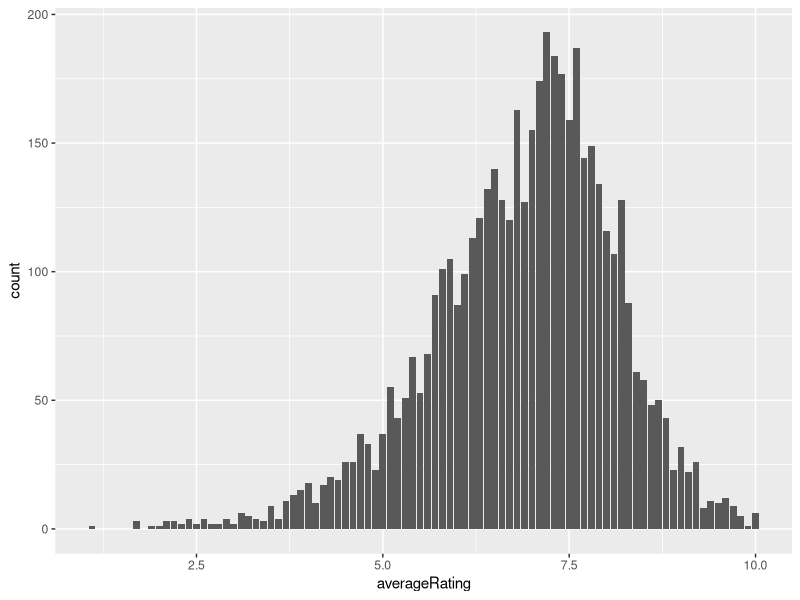
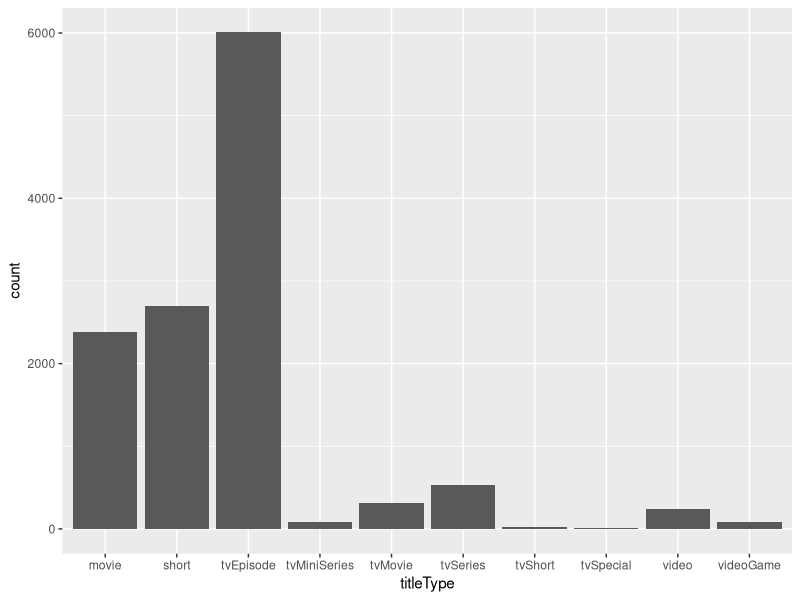
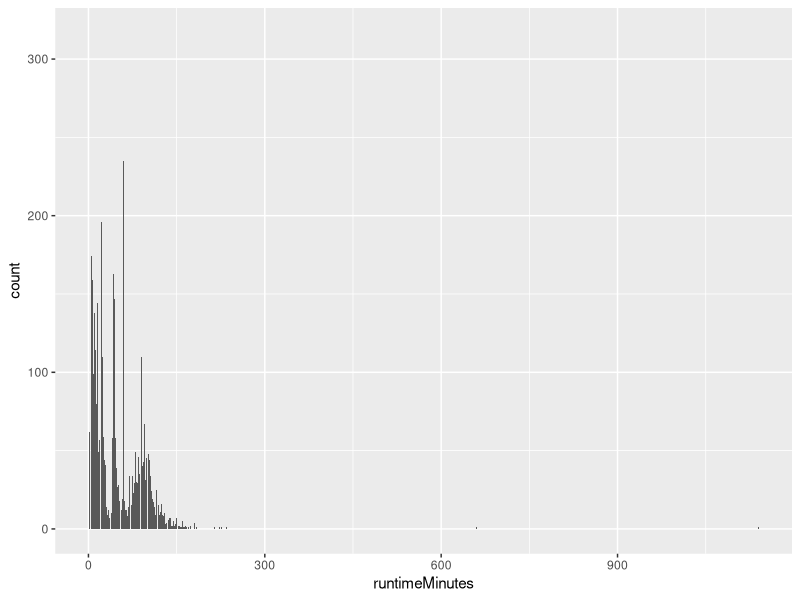
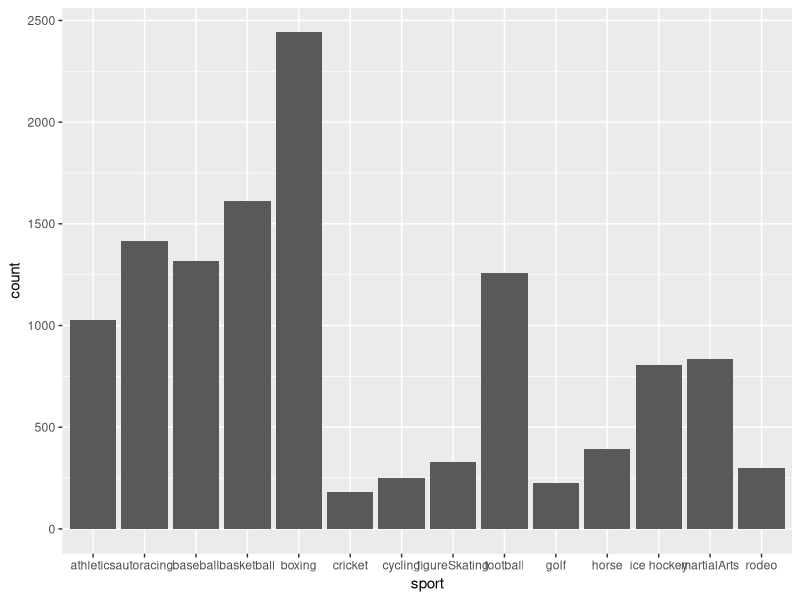
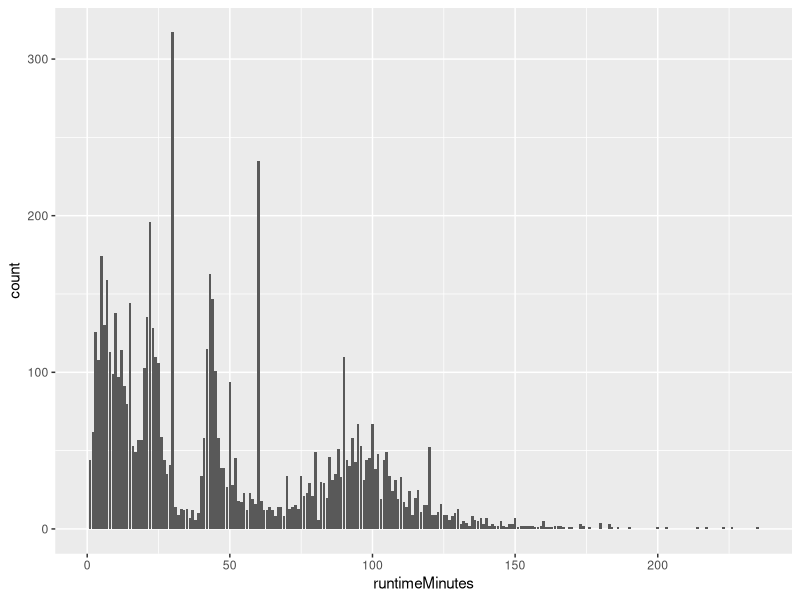
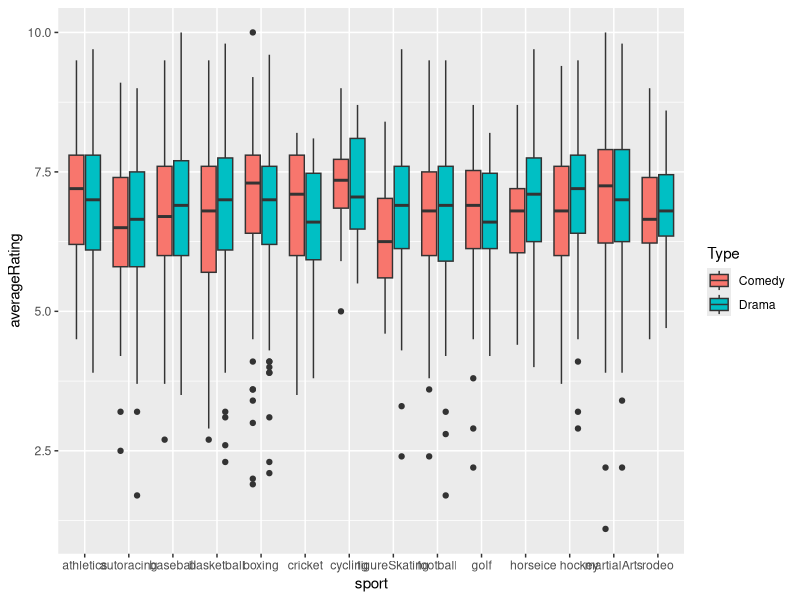
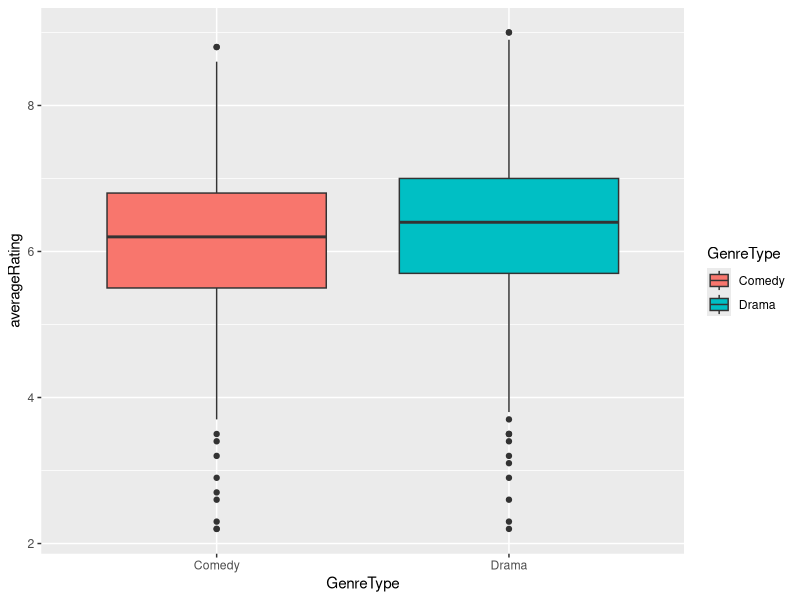
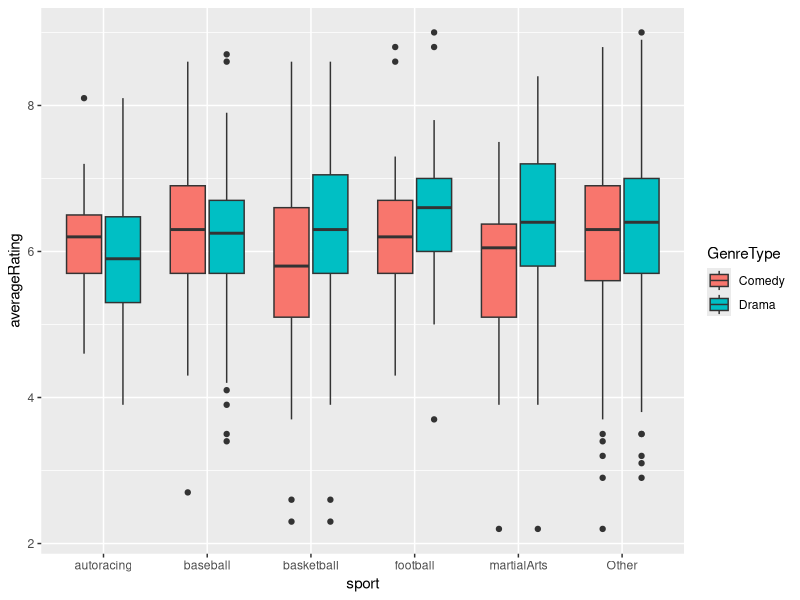

R code for these plots, in order:
## ---- chunk 1
library(tidyverse)
## ---- chunk 2
allSportFilms <- read.csv("agbign20/data/allSportsFilms.csv")
## ---- chunk 3
allSportFilms <- allSportFilms[, -c(1,2,5,7,8)]
allSportFilms <- allSportFilms %>%
  mutate(runtimeMinutes = as.numeric(runtimeMinutes)) %>%
  filter(isAdult == "0")
allSportFilms <- allSportFilms[,-3]
## ---- chunk 4
ggplot(allSportFilms, aes(x=averageRating)) + geom_bar()
ggplot(allSportFilms, aes(x=titleType)) + geom_bar() # mostly tv episodes
ggplot(allSportFilms, aes(x=runtimeMinutes)) + geom_bar() # lets look at this one closer
ggplot(allSportFilms, aes(x=sport)) + geom_bar() # mostly boxing movies
## ---- chunk 5
allSportFilms %>% filter(runtimeMinutes <= 250) %>% ggplot(aes(x=runtimeMinutes)) + geom_bar()
# looks like about 40 and 60 minutes have the highest count, makes sense since tvepisode is the highest count of title type
## ---- chunk 6
#sports <- c("boxing", "football", "autoracing", "martialArts", "golf", "ice hockey")

comedyDramaSports <- allSportFilms %>% mutate(ComedyIND = ifelse(str_detect(genres,"Comedy"),"Comedy",NA),
         DramaIND = ifelse(str_detect(genres,"Drama"),"Drama",NA)) %>%
  pivot_longer(cols=ComedyIND:DramaIND,names_to=NULL,values_to="Type") %>%
  drop_na("Type") #%>% select(primaryTitle, Year, Type, averageRating, sport)
# filter(sport %in% sports)

ggplot(comedyDramaSports, aes(x = sport, y = averageRating, fill = Type)) + geom_boxplot()

## ---- chunk 7
newAllSportFilms <- allSportFilms %>% 
  filter(titleType == "movie") %>% 
  filter(Year >= 1980)

newAllSportFilms$Genre <- paste(newAllSportFilms$genre, newAllSportFilms$Genres, sep = ",")
newAllSportFilms <- newAllSportFilms[,-c(1,4,8)]

cdsports <- newAllSportFilms %>% mutate(ComedyIND = ifelse(str_detect(Genre, "Comedy"), "Comedy", NA),
                                     DramaIND = ifelse(str_detect(Genre, "Drama"), "Drama", NA)) %>%
  pivot_longer(cols=ComedyIND:DramaIND,names_to = NULL, values_to = "GenreType") %>%
  drop_na("GenreType") #%>% 
  #select(primaryTitle,Year, Type, averageRating, sport)
## ---- chunk 8
ggplot(cdsports, aes(x = GenreType, y = averageRating, fill = GenreType)) + geom_boxplot()
## ---- chunk 9
comedy <- cdsports %>% filter(GenreType == "Comedy")
drama <- cdsports %>% filter(GenreType == "Drama")
t.test(comedy$averageRating, drama$averageRating, var.equal = TRUE) # welchs t test (doesnt assume variance is equal)
## ---- chunk 10
cdsports %>% count(sport, GenreType) %>% view() # look at the number of comedy and drama movies for each sport
cdsports <- cdsports %>% 
  mutate(sport = fct_other(cdsports$sport, keep = c("autoracing", "baseball", "basketball", "football", "martialArts"))) %>%
  mutate(GenreType = as.factor(GenreType))
write.csv(cdsports, 'agbign20/data/cdSportMovies.csv')


ggplot(cdsports, aes(x = sport, y = averageRating, fill = GenreType)) + geom_boxplot()
## ---- chunk 11

cdsports %>% group_by(GenreType, sport) %>%
  summarize(mean = round(mean(averageRating, na.rm = TRUE),1),
            sd = round(sd(averageRating, na.rm = TRUE), 1)) %>% view()

mod <- aov(averageRating ~ GenreType * sport, data = cdsports)
summary(mod)
## ---- chunk 12
library(multcomp)

mod1 = glm(averageRating ~ GenreType*sport, data=cdsports)


summary(glht(mod1, mcp(sport ="Tukey"))) # avg rating is not significantly different between sports
summary(glht(mod1, mcp(GenreType ="Tukey"))) # avg rating is not significantly different between the two genres
## ---- chunk 13
cdsports_count <- cdsports %>% count(sport, GenreType) %>% pivot_wider(names_from = GenreType, values_from = n)
write.csv(cdsports_count, 'agbign20/data/cdSportMoviesCount.csv')

chisq.test(cdsports_count$Comedy, cdsports_count$Drama, correct = FALSE)
